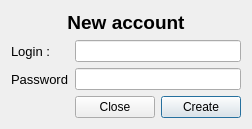
<?xml version="1.0" encoding="UTF-8"?>
<ui version="4.0">
 <class>CreateAccountWindow</class>
 <widget class="QDialog" name="CreateAccountWindow">
  <property name="geometry">
   <rect>
    <x>0</x>
    <y>0</y>
    <width>235</width>
    <height>118</height>
   </rect>
  </property>
  <property name="windowTitle">
   <string>CreateAccountWindow</string>
  </property>
  <layout class="QGridLayout" name="gridLayout">
   <item row="1" column="0">
    <widget class="QLabel" name="loginLabel">
     <property name="font">
      <font>
       <pointsize>10</pointsize>
      </font>
     </property>
     <property name="text">
      <string>Login :</string>
     </property>
    </widget>
   </item>
   <item row="2" column="0">
    <widget class="QLabel" name="passwordLineEdit">
     <property name="font">
      <font>
       <pointsize>10</pointsize>
      </font>
     </property>
     <property name="text">
      <string>Password</string>
     </property>
    </widget>
   </item>
   <item row="3" column="2">
    <widget class="QPushButton" name="createPushButton">
     <property name="text">
      <string>Create</string>
     </property>
    </widget>
   </item>
   <item row="2" column="1" colspan="2">
    <widget class="QLineEdit" name="passwordLineEdit_2"/>
   </item>
   <item row="1" column="1" colspan="2">
    <widget class="QLineEdit" name="loginLineEdit"/>
   </item>
   <item row="3" column="0">
    <widget class="QLabel" name="serverResponseLabel">
     <property name="font">
      <font>
       <pointsize>10</pointsize>
       <weight>75</weight>
       <bold>true</bold>
      </font>
     </property>
     <property name="text">
      <string/>
     </property>
    </widget>
   </item>
   <item row="3" column="1">
    <widget class="QPushButton" name="closePushButton">
     <property name="text">
      <string>Close</string>
     </property>
    </widget>
   </item>
   <item row="0" column="0" colspan="3">
    <widget class="QLabel" name="titleLabel">
     <property name="font">
      <font>
       <family>MS UI Gothic</family>
       <pointsize>14</pointsize>
       <weight>75</weight>
       <bold>true</bold>
      </font>
     </property>
     <property name="text">
      <string>New account</string>
     </property>
     <property name="alignment">
      <set>Qt::AlignCenter</set>
     </property>
    </widget>
   </item>
  </layout>
 </widget>
 <layoutdefault spacing="6" margin="11"/>
 <resources/>
 <connections/>
</ui>
